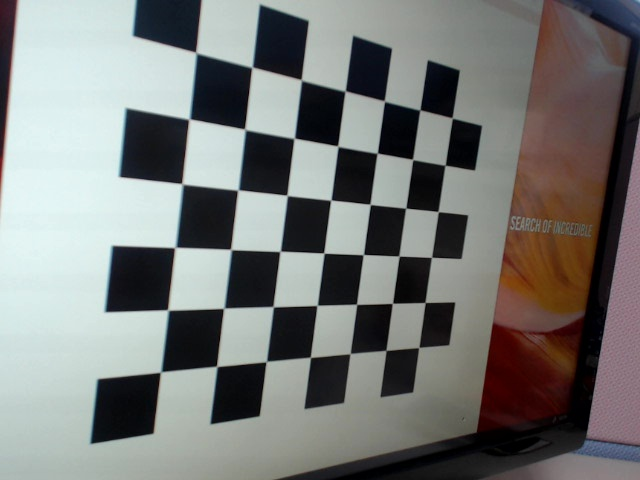
#> input picture data/captured_7x8/logi/Set8/000.jpg, 640 x 480 px; its folder holds 4 pictures in this run
$ python 'FINAL_real experiment.py'
#> lines starting #> are read from the running program, lines starting #| are printed output that depends on the picture; after the words box and inside, x2 and y2 are one past the last pixel; in counts of white or black regions, pixels touching at a corner belong together
### code/utils.py
import numpy as np
from matplotlib import pyplot as plt
from collections import OrderedDict
import cv2, math, os
from scipy.linalg import cholesky
from scipy.linalg import solve
from numpy.linalg import lstsq
import gc

# [63 lines left out: functions get_rough_PP_from_single_calib_line, get_perpend_point_on_line, measure_two_rotations, get_rot_mat, to_rotmat, not called in this run]

def to_rodrigues(rodri_mat):
    '''
    Convert 3x3 rotation matrix to rodrigues rotation
    '''
    rod_mat = cv2.Rodrigues(rodri_mat)[0]
    return rod_mat

# [39 lines left out: functions get_euclidean_distance, rotate3d, projection, not called in this run]

def create_obj_pts(ver_pts, hor_pts):
    '''
    create chess-board feature points
    '''
#> called with ver_pts = 6, hor_pts = 7
    scaling_unit = 1
    result = np.full((ver_pts*hor_pts,3),np.float32(0))
    k=0
    for i in range(hor_pts):
        for j in range(ver_pts):
            result[k, 0] = i
            result[k, 1] = j
            k += 1
    return result * scaling_unit

# [124 lines left out: functions create_pts_center_zeroorigin, file_writers, dist_point2line, calculate_least_squared_point, p2p_distance2d, draw_calibration_lines, not called in this run]


def to_bottomleft_img_pts(pts_in, plane_h):
    '''
    convert feature points in IPCS, from top-left origin
    to bottom-left origin for our method
    :param pts_in: input points
    :param plane_h: plane height
    :return: converted pts
    '''
    pts_out = np.copy(pts_in)
    pts_out[:, 1] = plane_h - pts_out[:,1]
    return pts_out

# [39 lines left out: functions to_bottomleft_img_pts_zhang, plot_feature_point, not called in this run]


def line_plot(line, plane_dim, name, legend, color='blue'):
    '''
    plot line equation in a plane
    :param line: [a,b,c] for ax+by+c=0
    :param plane_dim: [H, W]
    :param name: title of plt.figure()
    :return:
    '''
    line_copy = np.copy(line).reshape((-1,3))
    plt.figure(name)
    for i in range(line_copy.shape[0]):
        a, b, c = line_copy[i]
        x0 = 0; x1 = plane_dim[1]
        y0 = 0; y1 = plane_dim[0]
        m_thresh = plane_dim[0] / plane_dim[1]
        m_1 = -(a / b)
        if abs(m_1) > m_thresh:
            x0 = (c / a) + (y0 / m_1)
            x1 = (c / a) + (y1 / m_1)
        else:
            y0 = (c / b) + (m_1 * x0)
            y1 = (c / b) + (m_1 * x1)
        plt.plot([x0,x1],[y0,y1],label=legend,c=color)
    plt.axis('equal')
    plt.ylim(0, plane_dim[0])
    plt.xlim(0, plane_dim[1])
    # plot only unique label
    handles, labels = plt.gca().get_legend_handles_labels()
    by_label = OrderedDict(zip(labels, handles))
    plt.legend(by_label.values(), by_label.keys())
    #plt.legend()


def angle_line_to_yaxispos(line):
    '''
    calculate angle (in degree, counter-clockwise) of a line w.r.t positive y axis
    '''
    a, b, c = line
    m = -a/b
    degree = np.rad2deg(np.arctan(1/m))
    return degree

def angle_of_two_lines(line1, line2):
    a1,b1,c1 = line1
    a2,b2,c2 = line2

    denominator = np.sqrt(a1 * a1 + b1 * b1)
    a1, b1, c1 = a1 / denominator, b1 / denominator, c1 / denominator  # change to unit vector

    denominator = np.sqrt(a2 * a2 + b2 * b2)
    a2, b2, c2 = a2 / denominator, b2 / denominator, c2 / denominator  # change to unit vector


    m1 = -(a1/b1); m2 = -(a2/b2)
    degree = np.rad2deg(np.arctan((m1-m2)/(1+m1*m2)))

    return degree

# [26 lines left out: functions detranslate, translate, plot_4_feature_pts, not called in this run]

def new_coor_sys_trans(line_eq, new_origin):
    '''
    Calculate a transformation matrix for new coordninate system given new origin and new y_axis
    :param: line_eq: [a,b,c] for line equation of ax+by+c=0 as new y_axis
    :param: new_origin: new origin of new coordinate system
    :return: 3x3 transformation matrix
    '''
    a, b, c = -np.asarray(line_eq).flatten() # apparently our line eq is upsite down, then, multiply it with -1
    denominator = np.sqrt(a*a+b*b)
    a,b, c = a/denominator, b/denominator, c/denominator # change to unit vector
    theta_zz1 = np.arccos(a) * 180 / np.pi
    rot = np.array([[a, b, 0],
                    [-b, a, 0],
                    [0, 0, 1]])
    trans = np.array([[1, 0, -new_origin[0]],
                      [0, 1, -new_origin[1]],
                      [0, 0, 1]])
    H = np.dot(rot, trans)
    return H

def get_perpendicular_line(ref_line, ref_point):
    '''
    give [a,b,c] of a line ax+by+c=0 perpendicular to ref_line going thru ref_point
    :param ref_line: [a,b,c] of ax+by+c=0 reference line
    :param point: [x, y] of reference point
    :return: [a,b,c] of the perpendicular line
    '''
    a,b,c = ref_line
    x,y=ref_point
    c2 = b*x-a*y
    return np.array([b,-a,c2])
# [8 lines left out: function calculate_H1_no_disp, not called in this run]

def calculate_H1(cal_line_ori, est_PP, PTS_ICPS=None):
    '''
    Calclate H1r x H1s in (12) of our ICCV paper
    '''
    cal_line = np.copy(cal_line_ori)
    H1 = new_coor_sys_trans(cal_line, est_PP)
    if PTS_ICPS is not None:
        # hom_pad = np.full((PTS_ICPS.shape[0], 1), np.float32(1))
        # PTS_ICPS = np.concatenate((PTS_ICPS, hom_pad), axis=1).astype(np.float32).T
        PTS_ICPS = np.append(PTS_ICPS.T,[[1,1,1,1]], axis=0)
        PTS_new = np.dot(H1,PTS_ICPS)
        plot_4_feature_pts(PTS_ICPS,'IPCS')
        plt.axis('equal')
        plot_4_feature_pts(PTS_new,'H1*IPCS')
        plt.axis('equal')
    line_plot(cal_line,[480, 640],'Coord. system in IPCS','y axis')
    x_line = get_perpendicular_line(cal_line, est_PP)
    line_plot(x_line, [480, 640], 'Coord. system in IPCS','x axis')
    plt.scatter(est_PP[0],est_PP[1], label='PP IPCS')
    plt.text(est_PP[0],est_PP[1],'('+str(np.around(est_PP[0], decimals=1))+', '+ \
             str(np.around(est_PP[1], decimals=1))+')')
    plt.legend(loc='upper right')
    # plt.show()
    plt.close()
    return H1, x_line

def calculate_H2(cal_line_ori, x_line, H, est_PP):
    '''
    Calclate H2r x H2s in (12) of our ICCV paper
    '''
    cal_line = np.copy(cal_line_ori)
    # caculate p0, q0 (corresponding PP in WCS)
    est_PP = np.array(est_PP).reshape((-1,1))
    est_PP = np.append(est_PP,[[1]], axis=0)
    est_PP_WCS = np.dot(np.linalg.inv(H),est_PP)
    est_PP_WCS = np.asarray(est_PP_WCS/est_PP_WCS[-1,0]).flatten()[:2]

    # calculate corresponding axis of IPCS in WCS
    cal_line[-1] = -cal_line[-1] # change to ax+by+c=0 from ax+by=-c
    cal_line = np.asarray(cal_line).reshape((-1,1))
    cal_line_WCS = np.dot(H.T,cal_line)
    x_line[-1] = -x_line[-1]
    x_line = np.asarray(x_line).reshape((-1,1))
    x_line_WCS = np.dot(H.T,x_line)

    #transform to new coordinate system
    H2 = new_coor_sys_trans(cal_line_WCS, est_PP_WCS)
    #test to plot the axis
    cal_line_WCS[-1] = -cal_line_WCS[-1]  # change back from ax+by+c=0 to ax+by=-c
    line_plot(cal_line_WCS, [640,480],'coor system in WCS','y axis')
    x_line_WCS[-1] = -x_line_WCS[-1]  # change back from ax+by+c=0 to ax+by=-c
    line_plot(x_line_WCS, [480, 640], 'coor system in WCS', 'x axis')
    plt.scatter(est_PP_WCS[0],est_PP_WCS[1],label='PP WCS')
    degree = np.abs(angle_of_two_lines(cal_line_WCS, x_line_WCS))
    plt.text(est_PP_WCS[0],est_PP_WCS[1],'('+str(np.around(est_PP_WCS[0], decimals=1))\
             +', '+str(np.around(est_PP_WCS[1], decimals=1))+')\n'\
             +'angle:'+str(degree))
    plt.legend()
    plt.close()

    #calculate angle of cal_line_WCS w.r.t y axis
    desired_rot1 = angle_line_to_yaxispos(cal_line_WCS)
    desired_rot2 = np.arctan(H[2,0]/H[2,1])
    desired_rot2_deg = np.rad2deg(desired_rot2)
    return H2, est_PP_WCS[1], cal_line_WCS, x_line_WCS

# [32 lines left out: functions get_WCS_axis, get_new_H, not called in this run]

def calculate_other_params(cal_line_ori, H, est_PP, index, PTS_ICPS=None):
    '''
    Calculate external parameters, focal lengts, etc
    '''
    cal_line = np.copy(cal_line_ori)
    cal_line = np.reshape(cal_line,(-1))
    H1, x_line = calculate_H1(cal_line, est_PP, PTS_ICPS)
    H2, q0, cal_line_WCS, x_line_WCS = calculate_H2(cal_line, x_line, H, est_PP)
    new_H = np.dot(H1,H).dot(np.linalg.inv(H2))
    # calculate other params
    aspectratio = 1.0
    temp = np.clip(new_H[1, 1] / (new_H[0, 0] * aspectratio), -1, 1)

    gamma = math.acos(temp)
    gamma_deg = np.rad2deg(gamma)
    c = new_H[2, 1] / math.sin(gamma)
    f = new_H[0, 0] / c
    if f < 5: # if we have big error, skip the computation as it causes singular matrix
        return new_H, 0, 0, 0, 0, 0, 0, 0, index
    tz = 1 / c
    tz_old = q0 * np.sin(gamma)
    # skew = new_H[0, 1] / c / np.cos(gamma)
    skew = new_H[0, 1] / c

    # calculate original rotation angles and translation
    M_in = np.array([[f,skew,est_PP[0]],
                    [0,f,est_PP[1]],[0,0,1]])
    print(M_in)
    M_ex = np.dot(np.linalg.inv(M_in),tz*H)

    #r3
    r3 = np.cross(M_ex[:,0], M_ex[:,1]). reshape((-1,1))
    estimated_rot_mat = np.concatenate((M_ex[:,:2],r3),axis=1)
    rod_rodri = cv2.Rodrigues(estimated_rot_mat)[0]

    trans = M_ex[:,2]
    beta = -math.asin(M_ex[2,0])
    beta_deg = np.rad2deg(beta)
    pembilang = M_ex[0,0]
    pembagi = math.cos(beta)
    temp = np.clip(pembilang/pembagi,-1,1)
    alpha = math.acos(temp)
    alpha_deg = np.rad2deg(alpha)
    temp1 = M_ex[2,1]
    temp2 = np.cos(beta)
    gamma = math.asin(temp1/temp2)
    gamma_deg = np.rad2deg(gamma)

    return new_H, f, gamma_deg, c, tz, tz_old, estimated_rot_mat, trans, index

# function to make the pattern
# [99 lines left out: functions plot_axis_of_symmetry2, H_synt_camera, remove_outliers_via_RMSE, getComponents, not called in this run]

### code/FINAL_real experiment.py
import os, time
import cv2
import numpy as np
from matplotlib import pyplot as plt
from matplotlib.pyplot import cm
from utils import to_bottomleft_img_pts, calculate_other_params,\
    create_obj_pts, to_rodrigues, get_rough_PP_from_single_calib_line, \
    remove_outliers_via_RMSE


# ouliers removal using RMSE
RMSE_OURLIERS_REMOVAL = False # set True to perform outliers removal using RMSE
RMSE_THRESH = 15 # RMSE threshold to perform outliers removal

OURLIERS_REMOVAL_GAMMA = False # to do outliers removal via new_gamma
NEW_GAMMA_THRESH = 15 # new gamma threshold to perform outliers removal
MODE = 'captured_7x8'
SET_FOLDER = 'Set8'
show_all_img_with_lines = True
PATH_RESULT = "../results"
PATH_CAPTURED_PATTERN = '../data/'+MODE+'/logi/'+SET_FOLDER+'/'
PATH_CORNERS_DETECTED = PATH_RESULT + '/data/'+MODE+'/logi/'+SET_FOLDER+'/'
if not os.path.exists(PATH_CORNERS_DETECTED):
    os.makedirs(PATH_CORNERS_DETECTED)


REPEAT_TIME = 20
theta_x = theta_y = theta_z = 0
fn_txt_H_normalized = PATH_CORNERS_DETECTED + '/Homography_matrix_result_normalized.txt'
fn_txt_H_unormalized = PATH_CORNERS_DETECTED + '/Homography_matrix_result_unormalized.txt'
error_dist = PATH_CORNERS_DETECTED+'/Error_distance.txt'
file_wrt_H_normalized = open(fn_txt_H_normalized, 'w')
file_error_dist = open(error_dist, 'w')
namefile_list = []

n_clr = len(os.listdir(PATH_CAPTURED_PATTERN))
color1=iter(cm.rainbow(np.linspace(0,1,n_clr)))
color2=iter(cm.rainbow(np.linspace(0,1,n_clr)))
color3=iter(cm.rainbow(np.linspace(0,1,n_clr)))

if not os.path.exists(PATH_CORNERS_DETECTED):
    os.makedirs(PATH_CORNERS_DETECTED)
print(os.path.abspath(PATH_CORNERS_DETECTED))
if MODE == 'captured_7x8':
    PTS_VER = 6
    PTS_HOR = 7

# termination criteria
criteria = (cv2.TERM_CRITERIA_EPS + cv2.TERM_CRITERIA_MAX_ITER, 30, 0.001)

objp = create_obj_pts(PTS_VER, PTS_HOR)

DELTA = [0, 0, 4]
img = cv2.imread(os.path.join(PATH_CAPTURED_PATTERN,
                              os.listdir(PATH_CAPTURED_PATTERN)[0]),0)
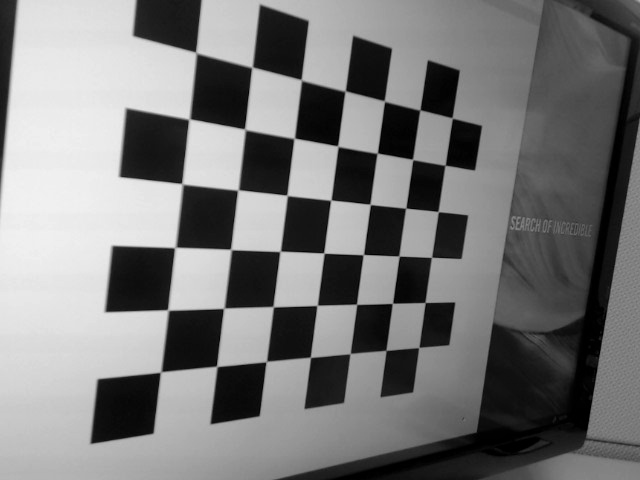
#> img: shape (480, 640); min 0, max 242, mean 121
PLANE_DIM = img.shape[:2]
PP = np.array([-PLANE_DIM[1] / 2, -PLANE_DIM[0] / 2])  # principal point GT: x, y
SCALE = 400
WITH_NOISE = False
UNIFORM_NOISE_MIN = -1
UNIFORM_NOISE_MAX = 1


def get_filename_in_dir(path):
    result = os.listdir(path); result = sorted(result)
    return result


# [9 lines left out: function normalized_lines, not called in this run]


def dist_point2line(p, line):
    a, b, c = line
    x, y = p
    pembagi = np.float64(np.sqrt(a * a + b * b))
    yg_dibagi = np.float64(a * x + b * y + c)
    if a == 0 and b==0 and c ==0:
        result = 100
    else:
        result = np.abs( yg_dibagi/ pembagi)
    return result


def calculate_least_squared_point(lines):
    #normalized_lines(lines)
    A = np.dot(np.transpose(lines), lines)
    U, sigma, VT = np.linalg.svd(A)
    V = np.transpose(VT)
    x = V[0, 2] / V[2, 2]
    y = V[1, 2] / V[2, 2]
    point = np.array([x, y])
    d = np.zeros(lines.shape[0], dtype=np.float32)
    for i in range(lines.shape[0]):
        d[i] = dist_point2line(point, lines[i])
    # test using my LSE method
    p = np.copy(lines[:, 0]).reshape((-1, 1))
    q = np.copy(lines[:, 1]).reshape((-1, 1))
    D = np.concatenate((p, q), axis=1)
    R = np.copy(lines[:, 2]).reshape((-1, 1))
    point = np.linalg.inv((D.T).dot(D)).dot(D.T).dot(R).ravel()
    return point, d


# [7 lines left out: function p2p_distance2d, not called in this run]


def draw_calibration_lines(calibration_lines, least_square_point, filename, fname_ori):
    '''
    draw and write all caliration lines with their intersection
    :param calibration_lines:
    :param least_square_point:
    :param filename:
    :param fname_ori:
    :return:
    '''
    global PLANE_DIM
    #normalized_lines(calibration_lines)
    intersection_point = np.copy(least_square_point).ravel()
    x_float =intersection_point[0]; y_float = intersection_point[1]
    x_round = np.round(x_float, decimals=1); y_round = np.around(y_float, decimals=1)
    plt.figure("All calib lines")
    plt.rcParams.update({'font.size': 24})
    plt.xlim(0,PLANE_DIM[1]), plt.ylim(0,PLANE_DIM[0])
    for i in range(calibration_lines.shape[0]):
        a1, b1, c1 = calibration_lines[i, :].ravel()
        if a1 ==0 and b1==0 and c1==0:
            x1=0;x2=0;y1=0;y2=0
        else:
            x1 = -PLANE_DIM[1]; x2 = PLANE_DIM[1]
            y1 = (c1 - a1 * x1) / b1
            y2 = (c1 - a1 * x2) / b1
        x = [x1, x2];y = [y1, y2]
        plt.plot(x, y, zorder=i, c=next(color2), linewidth=3, label=str(i))
    #plt.legend()
    plt.scatter(x_float, y_float, s=50, zorder=i + 1, c='black')
    #plt.scatter(315, 233, s=100, zorder=i + 1, c='green', marker='x')
    plt.text(x_float+4, y_float+8,
             '('+str(x_round)+', '+str(y_round)+')', zorder=i+1,fontsize=24)
    # [5 lines of commented-out code are left out]
    plt.savefig(filename, bbox_inches='tight')
    filename = filename.replace('.png', '.eps')
    plt.savefig(filename, bbox_inches='tight')
    plt.show()


def draw_cal_lines_in_img(cal_line, img):
    a, b, c = cal_line.ravel()
    x1 = -PLANE_DIM[1]; x2 = PLANE_DIM[1]
    y1 = (c - a * x1) / b
    y2 = (c - a * x2) / b
    x1 = (int)(x1); x2=(int)(x2); y1=(int)(y1); y2=(int)(y2)
    pt1 = (x1,y1); pt2 = (x2,y2)
    cv2.line(img,pt1,pt2,(255,0,0),thickness=2)
    return img


def save_per_img_with_line(x, y, img, filename):
    '''
    write per image with its calibration line
    :param x:
    :param y:
    :param img:
    :param filename:
    :return:
    '''
    global color3
    for i in range(len(x)):
        fig_per_img = plt.figure("Per img")
        plt.clf()
        fig_per_img.subplots_adjust(bottom=0)
        fig_per_img.subplots_adjust(top=1)
        fig_per_img.subplots_adjust(right=1)
        fig_per_img.subplots_adjust(left=0)
        # [6 lines of commented-out code are left out]
        plt.xlim(0,PLANE_DIM[1])
        plt.ylim(0,PLANE_DIM[0])
        plt.axis('off')
        plt.imshow(img[i])
        a = np.asarray(x[i])
        b = np.asarray(y[i])
        plt.plot(a, b, c=next(color3), linewidth=14)
        filename[i] = filename[i].replace('.jpg', '.png')
        filename[i] = filename[i].replace('.JPG', '.png')
        plt.savefig(filename[i], pad_inches=0)
        plt.close(fig_per_img)

        img_with_pl = cv2.imread(filename[i], 1)
        cv2.imshow('Per img', img_with_pl)
        cv2.waitKey(20)


# main function
def calculate_PP(THETA_X):
#> called with THETA_X = 'Set8'
    global PTS_HOR, PTS_VER, PATH_CORNERS_DETECTED, PATH_CAPTURED_PATTERN, namefile_list, show_all_img_with_lines
    calibration_lines = np.ndarray(shape=(0, 3), dtype=np.float32)
    N_FULLY_DETECTED = 0
    PATH_CAPTURED_PATTERN2 = PATH_CAPTURED_PATTERN
    PATH_CORNERS_DETECTED2 = PATH_CORNERS_DETECTED
    images = get_filename_in_dir(PATH_CAPTURED_PATTERN2)
    line_idx = 0
    fig2, ax2 = plt.subplots(2, 4)
    x_list = []; y_list= []; img_rgb_list = []; filename_list = []
    H_list = []; cal_lines_list = []
    for fname in images: # repeat for all img planes in folder set
        # Arrays to store object points and image points from all the images.
        objpoints = []  # 3d point in real world space
        imgpoints = []  # 2d points in image plane.
        img = cv2.imread(PATH_CAPTURED_PATTERN2+'/'+fname,1)
#> img is the input picture: shape (480, 640, 3); mean B, G, R 119.5, 121.6, 120.5
        img_ori = np.copy(img)
        gray = cv2.cvtColor(img,cv2.COLOR_BGR2GRAY)
        cv2.imshow("cek", gray)
        # Find the chess board corners
        ret, corners = cv2.findChessboardCorners(gray, (PTS_VER,PTS_HOR))
#> ret = True; corners = 42 rows, first 8: [160.1, 372.6], [167.3, 309.5], [174.2, 248.1], [181.3, 183.2], [189.5, 118.9], [195.3, 51.76], [216.6, 366.2], [223.3, 308.6]

        if ret == True:
            objpoints.append(objp)

            corners2 = cv2.cornerSubPix(gray,corners,(11,11),(-1,-1),criteria)
#> corners2 = 42 rows, first 8: [160.6, 372], [167.9, 310], [175.2, 247.4], [182.2, 183.9], [189.3, 119.1], [195.9, 52.62], [216.8, 366.4], [223.9, 308.2]
            corners2 = np.reshape(corners2,(-1,2))
#> corners2 = 42 pairs, first value 160.6 to 452.2, second value 52.62 to 372
            imgpoints.append(corners2)

            # Draw and display the corners
            img_with_corners = cv2.drawChessboardCorners(img, (PTS_VER,PTS_HOR), corners2,ret)
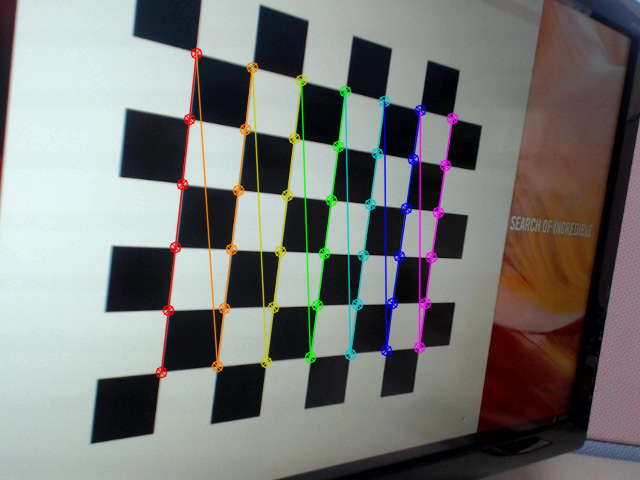
#> img_with_corners: shape (480, 640, 3); mean B, G, R 119.1, 121.7, 121.1
            # draw label on detected corners
            font = cv2.FONT_HERSHEY_SIMPLEX
            fontScale = 0.3
            fontColor = (255, 255, 255)
            lineType = 1
            for i in range(corners2.shape[0]):
                cv2.putText(img_with_corners, str(i+1),
                            ((int)(corners2[i,0]),(int)(corners2[i,1])),
                            font, fontScale, fontColor, lineType)
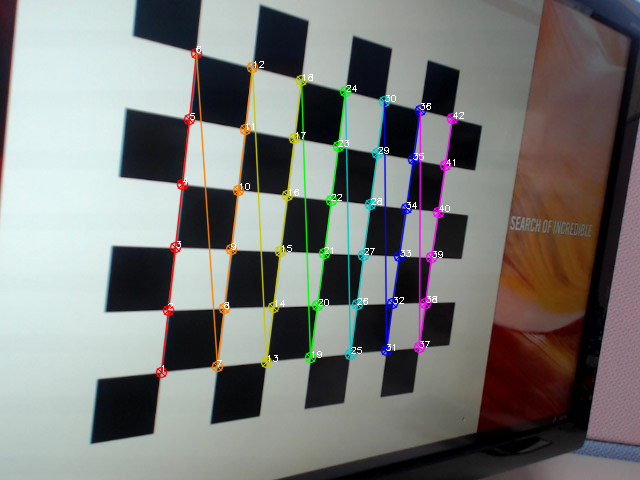
#> img_with_corners: shape (480, 640, 3); 0.35% of pixels changed, all inside (x1, y1, x2, y2) = (162, 46, 464, 372)
            cv2.imwrite(PATH_CORNERS_DETECTED2+'/corner-ours_'+fname, img_with_corners)
            cv2.imshow('img_with_corders',img_with_corners)
            cv2.waitKey(20)
            N_FULLY_DETECTED += 1

            objpoints2 = np.asarray(objpoints).reshape((-1,3)).astype(np.float32)
            imgpoints2 = np.asarray(imgpoints).reshape((-1,2)).astype(np.float32)
#> imgpoints2 has the same summary as corners2
            hom_pad = np.full((imgpoints2.shape[0],1), np.float32(1))
            imgpoints2 = np.concatenate((imgpoints2,hom_pad), axis=1).astype(np.float32)
#> imgpoints2 = 42 rows, first 8: [160.6, 372, 1], [167.9, 310, 1], [175.2, 247.4, 1], [182.2, 183.9, 1], [189.3, 119.1, 1], [195.9, 52.62, 1], [216.8, 366.4, 1], [223.9, 308.2, 1]
            pts_dst = to_bottomleft_img_pts(imgpoints2, PLANE_DIM[0])
#> in to_bottomleft_img_pts, `pts_out = np.copy(pts_in)`: pts_out has the same summary as imgpoints2 in calculate_PP
#> pts_dst = 42 rows, first 8: [160.6, 108, 1], [167.9, 170, 1], [175.2, 232.6, 1], [182.2, 296.1, 1], [189.3, 360.9, 1], [195.9, 427.4, 1], [216.8, 113.6, 1], [223.9, 171.8, 1]
            pts_src = objpoints2
            pts_src[:,0:2] = pts_src[:,0:2]

            H, _ = cv2.findHomography(pts_src, pts_dst)
#> H = [[69.36, 5.36, 161.2], [12.48, 60.08, 108.4], [0.0633, -0.00847, 1]]
            h1, h2, h3 = H[0]
#> h1 = 69.36; h2 = 5.36; h3 = 161.2
            h4, h5, h6 = H[1]
#> h4 = 12.48; h5 = 60.08; h6 = 108.4
            h7, h8, h9 = H[2]
#> h7 = 0.0633; h8 = -0.00847; h9 = 1

            a = (-h1 * h8 + h2 * h7)
#> a = 0.927
            b = (-h4 * h8 + h5 * h7)
#> b = 3.91
            c = ((h2 * h2 + h5 * h5 - h1 * h1 - h4 * h4) * h7 * h8 + (h1 * h2 + h4 * h5) * (h7 * h7 - h8 * h8)) / (
                h7 * h7 + h8 * h8)
#> c = 1256.7

            cal_line = np.array([[a, b, c]], dtype=np.float32)
#> cal_line = [[0.927, 3.91, 1256.7]]
            img_with_cal_line = draw_cal_lines_in_img(cal_line,img)
#> in draw_cal_lines_in_img, `a, b, c = cal_line.ravel()`: a = 0.927; b = 3.91; c = 1256.7
#> in draw_cal_lines_in_img, `y1 = (c - a * x1) / b`: y1 = 473.3
#> in draw_cal_lines_in_img, `y2 = (c - a * x2) / b`: y2 = 169.8
#> in draw_cal_lines_in_img, `y1 = int(y1)`: y1 = 473
#> in draw_cal_lines_in_img, `y2 = int(y2)`: y2 = 169
#> in draw_cal_lines_in_img, `pt1 = (x1, y1)`: pt1 = (-640, 473)
#> in draw_cal_lines_in_img, `pt2 = (x2, y2)`: pt2 = (640, 169)
#> in draw_cal_lines_in_img, `cv2.line(img,pt1,pt2,(255,0,0),thickness=2)`:
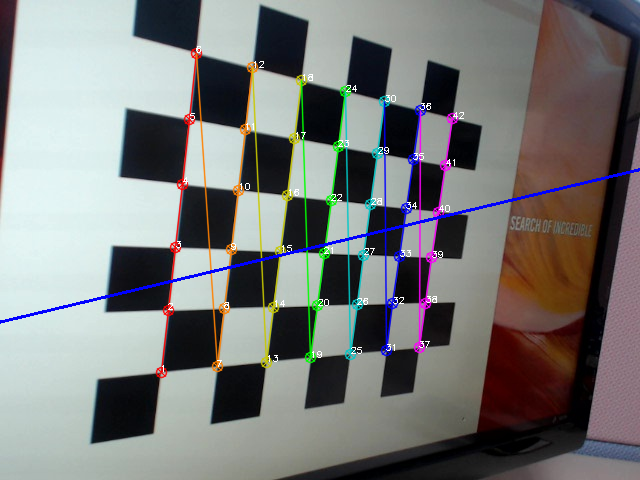
#> img: shape (480, 640, 3); 0.98% of pixels changed, all inside (x1, y1, x2, y2) = (0, 46, 640, 372)

            '''
            draw cal line in image
            '''
            img_rgb = img_ori[..., ::-1]
            img_rgb_flipped = np.copy(cv2.flip(img_rgb, 0))
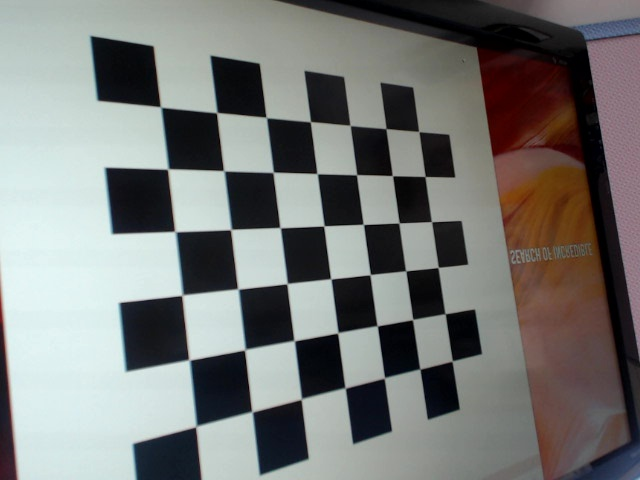
#> img_rgb_flipped: shape (480, 640, 3); mean R, G, B 120.5, 121.6, 119.5

            x1 = -PLANE_DIM[1];x2 = PLANE_DIM[1]
#> (the rest of the program and of its run is left out)
